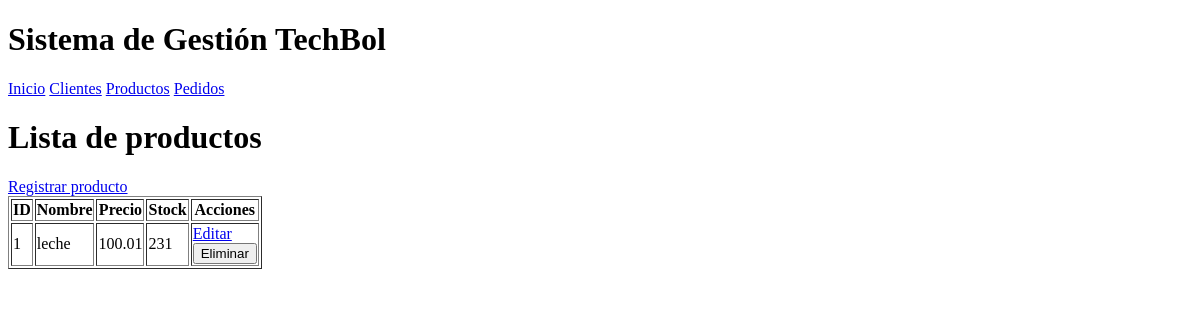
The app's page /productos/, older data.
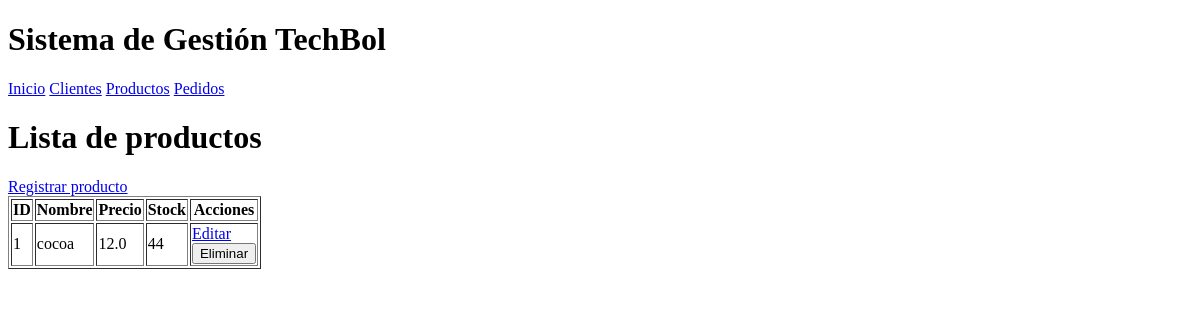
The same page, newer data.
### Blueprintapp/productos/models.py (models this page shows)
class Producto(db.Model):
    id = db.Column(db.Integer, primary_key=True)
    nombre = db.Column(db.String(100), nullable=False)
    precio = db.Column(db.Float, nullable=False)
    stock = db.Column(db.Integer, nullable=False)
    pedidos = db.relationship('Pedido', back_populates='producto')

### Blueprintapp/productos/routes.py (the view)
@bp_productos.route('/')
def index():
    productos = Producto.query.all()
    return render_template('producto/index.html', productos=productos)

### Blueprintapp/productos/templates/producto/index.html
{% extends 'base.html' %}
{% block content %}
<h1>Lista de productos</h1>
<a href="{{ url_for('productos.create') }}">Registrar producto</a>
<table border="1">
    <tr>
        <th>ID</th>
        <th>Nombre</th>
        <th>Precio</th>
        <th>Stock</th>
        <th>Acciones</th>
    </tr>
    {% for producto in productos %}
    <tr>
        <td>{{ producto.id }}</td>
        <td>{{ producto.nombre }}</td>
        <td>{{ producto.precio }}</td>
        <td>{{ producto.stock }}</td>
        <td>
            <a href="{{ url_for('productos.edit', id=producto.id) }}">Editar</a>
            <form action="{{ url_for('productos.delete', id=producto.id) }}" method="POST">
                <button type="submit">Eliminar</button>
            </form>
        </td>
    </tr>
    {% else %}
    <tr><td colspan="5">No hay productos registrados.</td></tr>
    {% endfor %}
</table>
{% endblock %}

Row changes from the older to the newer data that the page shows:
changed Producto id 1: nombre "leche" → "cocoa"; precio "100.01" → "12.0"; stock "231" → "44"
